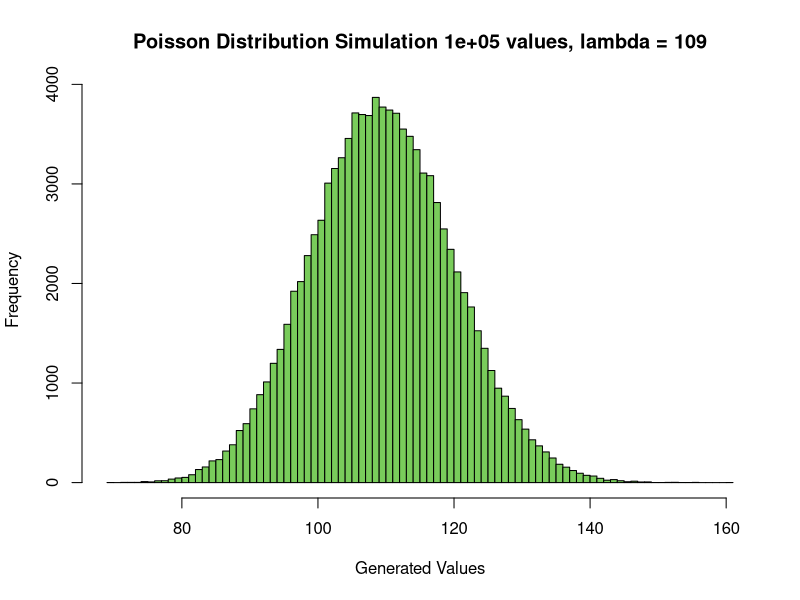

The R source for this figure: (Note: this script raises an error after producing the figure.)
## EJERCICIO 1 - GENERACION DE UNA MUESTRA DE TAMANYO N

### VARIABLES ###
sample_size <- 100000
lambda <- 109
simulation_values <- integer()

## FUNCION PARA GENERAR NUESTROS VALORES DE LA DISTRIBUCION POISSON ##
gen_poisson_values <- function(lambda) {
  sum <- 0
  count <- 0
  while (sum < lambda) {
    sum <- sum + -log(runif(1))
    count <- count + 1
  }
  return(count)
}

## GENERANDO NUESTOR VECTOR DE VALORES ##
for (i in 1:sample_size) simulation_values[i] <- gen_poisson_values(lambda)
min_val <- min(simulation_values)
max_val <- max(simulation_values)

## EJERCICIO 2 - HIS  TOGRAMA DE LA DISTRIBUCION DE FRECUENCIAS ##
## GENERAMOS NUESTRO HISTOGRAMA PARA LA DISTRIBUCION DE FRECUENCIAS ##
hist(simulation_values,
      main = paste("Poisson Distribution Simulation", sample_size,
                    "values, lambda =", lambda),
      xlab = "Generated Values",
      xlim = c(min_val, max_val),
      breaks = max_val - min_val,
      col = "#79cc5b"
    )

## EJERCICIO 3 - ESTIMACION DE PROBABILIDADES DE INTERVALOS ##


## EJERCICIO 4 - VALORES PUNTUALES DE LA MEDIA Y LA VARIANZA MUESTRAL 
sample_mean <- mean(simulation_values)
sample_var <- var(simulation_values)

## EJERICICIO 5 - APLICACION DEL TEOREMA CENTRAL DEL LIMITE 
clt_function <- function(x) {
  num_aux <- (x - sample_mean) / sqrt(sample_var)
  return(num_aux)
}

clt_values <- sapply(simulation_values, clt_function)
clt_mean <- mean(clt_values)
clt_var <- var(clt_values)


hist(clt_values,
      xlab = "PDV after Applying CLT Function",
      xlab = "Generated Values",
      col = "#79cc5b"
    )

sample_normal <- rnorm(100000)
hist(sample_normal,
      main = paste("Normal Distribution Values"),
      xlab = "Generated Values",
      col = "pink"
    )

par(mfrow = c(1, 2)) #cambiar a (1,2) para sacar la superposicion de graficas
